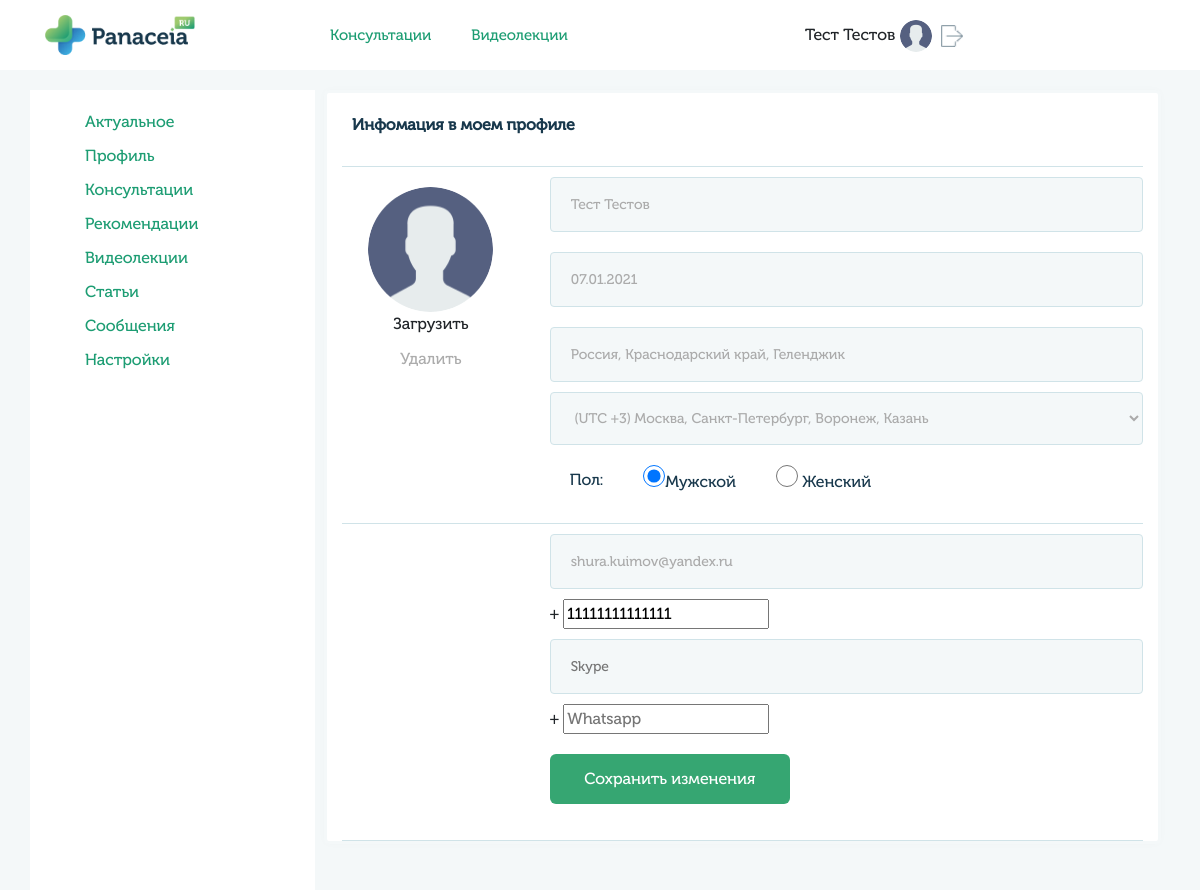
The page /profile/main/ (signed in) on the database as committed earlier.
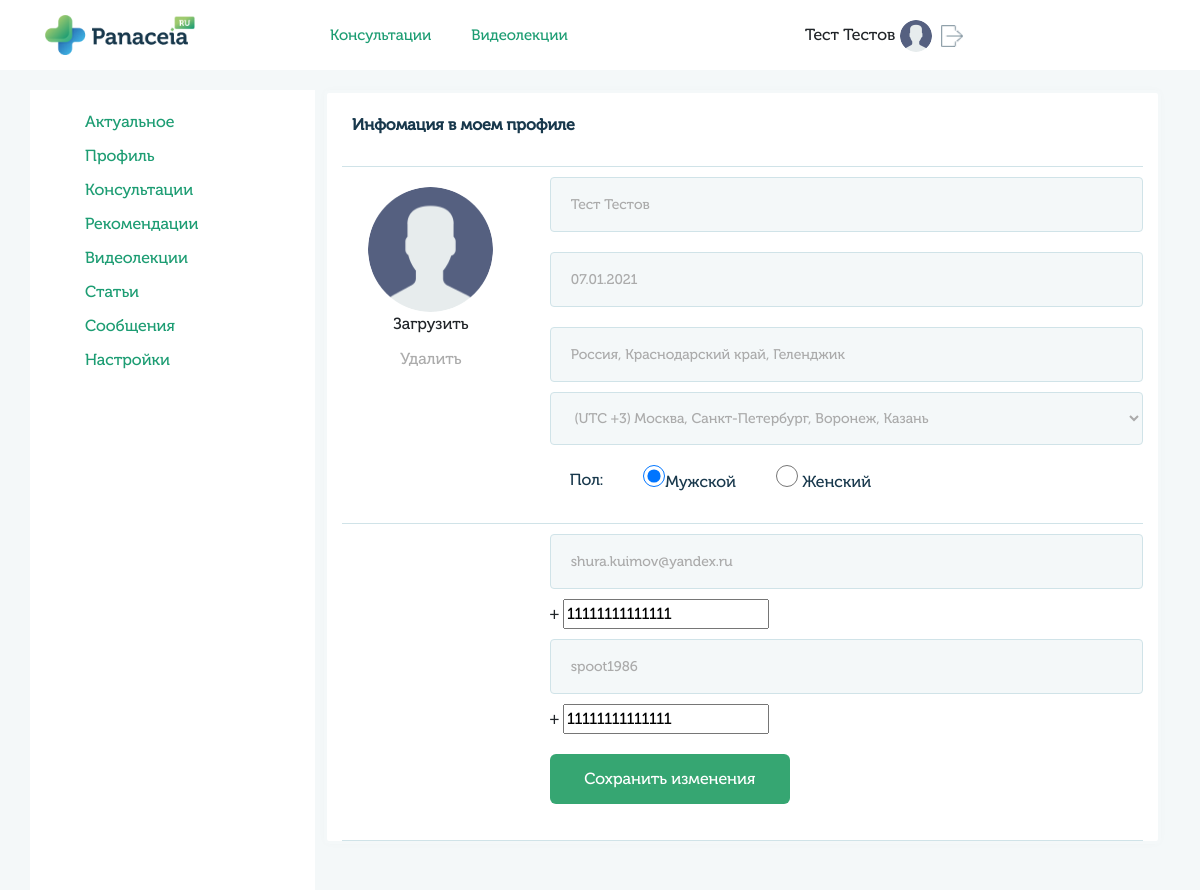
The same page on the database as committed later.
### userprofile/models.py (models this page shows, shortened)
class UserMain(models.Model):
    user = models.OneToOneField(User, on_delete=models.CASCADE)
    gender_list = (
        ('male', 'Мужской'),
        ('female', 'Женский')
    )
    queryset = TimeZone.objects.all()
    time_zone_list = []
    for i in queryset:
         time_zone_list.append((i.name, i.title))
    gender = models.CharField(blank=True,  max_length=6, choices=gender_list, verbose_name='Пол')
    avatar = models.ImageField(blank=True, upload_to='images/users', verbose_name='Изображение')
    fio = models.CharField(blank=True, max_length=100, verbose_name='ФИО')
    dob = models.CharField(blank=True, max_length=10, verbose_name='Дата рождения')
    city = models.CharField(blank=True, max_length=200, verbose_name='Город')
    time_zone = models.CharField(blank=True, max_length=200, choices=time_zone_list, verbose_name='Временная зона')
    skype = models.CharField(blank=True, max_length=50, verbose_name='Skype')
    whatsapp = models.CharField(blank=True, max_length=20, verbose_name='WhatsApp')
    phone = models.CharField(blank=True, max_length=20, verbose_name='Номер телефона')
    coords = models.CharField(blank=True, max_length=200, verbose_name='Координаты')
    class Meta:
        verbose_name = 'Профиль'
        verbose_name_plural = 'Профили'

### userprofile/views.py (the view, shortened to what this page needs)
# urls.py: path('profile/main/', views.profile_page_view, name='user_profile_main'),
@login_required
def profile_page_view(request):
    if request.user.is_authenticated:
        user_profile = UserMain.objects.get(user=request.user)
        user_doctor = UserDoctor.objects.get(user=request.user)
        user_spec = Specialty.objects.filter(content=request.user)
        user_associations = Associations.objects.filter(content=request.user)
        user_education = Education.objects.filter(content=request.user)
        user_qualification = Qualification.objects.filter(content=request.user)
        user_services = Service.objects.filter(content=request.user)
        user_documents = Document.objects.filter(content=request.user)
        timezone = TimeZone.objects.all()
        articles = Article.objects.all()
        specialty_list = SpecialtyList.objects.all()
        meetings = list()
        data = {
            'user_profile': user_profile,
            'user_doctor': user_doctor,
            'user_spec': user_spec,
            'user_associations': user_associations,
            'user_education': user_education,
            'user_qualification': user_qualification,
            'user_services': user_services,
            'user_documents': user_documents,
            'timezone': timezone,
            'articles': articles,
            'specialty_list': specialty_list,
            'meetings': meetings,
        }
        if request.path == '/profile/grafik/':
            if request.user.groups.filter(name='doctors').exists():
                return render(request, 'profile/grafik.html', data)
            else:
                return render(request, 'profile/consalt_user.html', data)
        if request.path == '/profile/info/':
            return render(request, 'profile/profile.html', data)
        if request.path == '/profile/main/':
            return render(request, 'profile/profile_main.html', data)
    else:
        return redirect('login')

### templates/profile/profile_main.html (shortened to what this page needs)
{% extends "base_generic.html" %}
{% block content %}
{% load static %}
<div class="col-md-9 px-4">
    <div class="row">
        <div class="col-md-12 block-info">
            <div class="row">
                <div class="col-md-5">
                    <h4>Инфомация в моем профиле</h4>
                </div>
                <div class="col-md-12">
                </div>
            </div>
            <div class="line"></div>
            <form action="{% url 'save_main_data' %}" method="POST" enctype="multipart/form-data">
                <div class="row">
                    <div class="col-md-3 central avatar">
                        {% if user_profile.avatar != '' %}
                            <img src="/media/{{user_profile.avatar}}" alt="" class="avatar_image">
                        {% else %}
                            <img src="{% static 'img/user.png' %}" alt="" class="avatar_image">
                        {% endif %}
                        <label for="avatar" style="cursor:pointer">Загрузить</label>
                        <br>
                        <a href="#" style="color:#acacac!important;" class="remove-avatar">Удалить</a>
                    </div>
                    <div class="col-md-9">
                        <input type="text" name="fio" value="{{user_profile.fio}}" minlength="3" maxlength="100" placeholder="ФИО" required>
                        <input type="text" name="dob" class="dob" value="{{user_profile.dob}}" maxlength="10" placeholder="Дата рождения (дд.мм.гггг)" required>
                        <input type="text" name="city" id="user-city" value="{{user_profile.city}}" minlength="3" maxlength="100" placeholder="Город" required>
                        <select class="" name="timezone">
                            {% for item in timezone %}
                                {% if user_profile.time_zone == item.name  %}
                                    <option value="{{ item.name }}">{{ item.title }}</option>
                                {% endif %}
                            {% endfor %}
                        </select>
                        <div class="sex-input">
                            <p>Пол:</p>
                            {%if user_profile.gender == "male" %}
                                <p><input type="radio" name="gender" value="male" checked>Мужской</p>
                            {% else %}
                                {%if user_profile.gender == "" %}
                                    <p><input type="radio" name="gender" value="male" checked>Мужской</p>
                                {% else %}
                                    <p><input type="radio" name="gender" value="male">Мужской</p>
                                {% endif %}
                            {% endif %}
                            {%if user_profile.gender == "female" %}
                                <p><input type="radio" name="gender" value="female" checked> Женский</p>
                            {% else %}
                                <p><input type="radio" name="gender" value="female"> Женский</p>
                            {% endif %}
                        </div>
                    </div>
                </div>
                <div class="line"></div>
                <div class="row">
                    <div class="col-md-12">
                        <div class="row">
                            <div class="col-md-3">
                            </div>
                            <div class="col-md-9">
                                <input type="text" name="email" value="{{user.email}}" minlength="5" maxlength="100" placeholder="E-mail">
                                + <input type="number" name="phone" value="{{user_profile.phone}}" maxlength="20" placeholder="Номер телефона" required>
                                <input type="text" name="skype" value="{{user_profile.skype}}" minlength="5" maxlength="50" placeholder="Skype">
                                + <input type="number" name="whatsapp" value="{{user_profile.whatsapp}}" maxlength="20" placeholder="Whatsapp">
                                <br>
                                <button type="submit" name="button">Сохранить изменения</button>
                            </div>
                        </div>
                    </div>
                </div>
            </form>
            <div class="line"></div>
        </div>
    </div>
</div>
{% endblock %}

### templates/base_generic.html (shortened to what this page needs)
<html>
<head>
     {% load static %}
    <link rel="stylesheet" href="{% static 'css/stylelk.css' %}">
    <link rel="stylesheet" href="{% static 'css/bootstrap.min.css' %}">
    <link rel="stylesheet" href="{% static 'css/jquery-ui.css' %}">
    <link rel="stylesheet" href="{% static 'css/jquery.weekcalendar.css' %}">
    <link rel="stylesheet" href="{% static 'css/jquery.scrollbar.css' %}" >
    <link rel="stylesheet" href="{% static 'css/sp-style.css' %}" >
</head>
<body>
    <header>
        <div class="container">
            <div class="row">
                <div class="col-3">
                    <a href="{% url 'home' %}" class="logo-header"><img src="{% static 'img/logo.png' %}" alt="">
                    </a>
                </div>
                <div class="col-5">
                    <div class="botton-header">
                        <a href="#">Консультации</a><a href="#">Видеолекции</a>
                    </div>
                </div>
                <div class="col-4 header-info">
                    {% if request.user.is_authenticated %}
                        <div class="name-person">
                            {{user_profile.fio}}
                            {% if user_profile.avatar != '' %}
                                <img style="width:32px; height: 32px; padding:5px auto; object-fit: cover; border-radius:100px;" src="/media/{{user_profile.avatar}}" alt="">
                            {% else %}
                                <img style="width:32px; height: 32px; padding:5px auto; object-fit: cover; border-radius:100px;" src="{% static 'img/user.png' %}" alt="">
                            {% endif %}
                            <a href="{% url 'logout' %}"><img src="{% static 'img/logout.png' %}" alt=""></a>
                        </div>
                    {% endif %}
                </div>
            </div>
        </div>
    </header>
    <div class="bodylk">
        <div class="container">
            <div class="row">
                {% block sidebar %}
                <div class="col-md-3 sidebar">
                    {% if user.groups.all.0.name == "users" %}
                        <ul>
                            <li><a href="{% url 'user_profile' %}">Актуальное</a></li>
                            <li><a href="{% url 'user_profile_main' %}">Профиль</a></li>
                            <li><a href="{% url 'user_profile_consalt_user' %}">Консультации</a></li>
                            <li><a href="{% url 'user_profile_recomend' %}">Рекомендации</a></li>
                            <li><a href="{% url 'user_profile_videos' %}">Видеолекции</a></li>
                            <li><a href="{% url 'user_profile_articles' %}">Статьи</a></li>
                            <li><a href="">Сообщения</a></li>
                            <li><a href="{% url 'user_profile_settings' %}">Настройки</a></li>
                        </ul>
                    {% endif %}
                </div>
                {% endblock %}
                {% block content %}{% endblock %}
            </div>
        </div>
    </div>
</body>
</html>

### static/css/stylelk.css (style rules this page uses)
a, abbr, acronym, address, applet, article, aside, audio, b, big, blockquote, body, canvas, caption, center, cite, code, dd, del, details, dfn, div, dl, dt, em, embed, fieldset, figcaption, figure, footer, form, h1, h2, h3, h4, h5, h6, header, hgroup, html, i, iframe, img, ins, kbd, label, legend, li, mark, menu, nav, object, ol, output, p, pre, q, ruby, s, samp, section, small, span, strike, strong, sub, summary, sup, table, tbody, td, tfoot, th, thead, time, tr, tt, u, ul, var, video { font-family: 'Museo Cyrl'; }
a { color: #1D9D73!important; text-decoration: none; background-color: transparent; -webkit-text-decoration-skip: objects; }
header { height: 70px; box-shadow: 0px 4px 8px rgba(0, 0, 0, 0.02); }
.logo-header img { margin-top:15px; height: 40px; }
.botton-header { line-height: 70px; }
.botton-header a { padding-right: 40px; font-size: 15px; line-height: 70px; color: #18384C; }
.name-person { line-height: 70px; }
.name-person a img { width: 22px; margin: 4px 5px; }
.bodylk { background:#F4F8F9; padding-top: 20px; }
.col-md-3.sidebar { min-height: calc(100vh); background: #fff; }
.sidebar ul { list-style-type: none; padding-top:10px; }
.sidebar ul li { padding-top:10px; }
.block-info { background: #fff; border: solid 3px #f4f8f9; border-radius: 5px; box-shadow: 0px 0px 8px rgba(0, 0, 0, 0.02); }
.line { height: 1px; background:#d0e3e8; border:5px; }
.block-info h4 { padding:24px 10px; font-style: normal; font-weight: 600; font-size: 16px; line-height: 16px; color: #18384C; }
.block-info p { padding: 24px 10px 0px;font-style: normal;font-weight: 200;font-size: 16px;line-height: 16px;color: #18384C; }
.block-info img { width: 60px; height: 60px; border-radius:50px; margin-bottom: 30px; }
.central { margin: auto; text-align: center; }
.central img { border-radius: 0px; margin-bottom: 0px; width: auto; height: auto; margin-top: 20px; }
.col-md-3.central.avatar { margin: 0px auto; }
.avatar a { line-height:30px; }
.col-md-3.central.avatar img { border-radius:100px; width:125px; height:125px; }
.block-info input[type="text"] { width: 100%; background: #F4F8F9; border: 1px solid #D0E3E8; box-sizing: border-box; border-radius: 4px; padding: 16px 20px; font-size: 14px; color: #ABABAB; margin:10px 0px; }
.block-info select { width: 100%; background: #F4F8F9; border: 1px solid #D0E3E8; box-sizing: border-box; border-radius: 4px; padding: 16px 20px; font-size: 14px; color: #ABABAB; margin-bottom:10px }
.sex-input { display: flex; }
.sex-input input[type=radio] { border: 1px solid #D0E3E8!important;box-sizing: border-box;border-radius: 4px;background-color: #F4F8F9!important;width: 22px;height: 22px; }
.sex-input p { padding:10px 20px; line-height: 30px; }
.block-info button { width: 240px; height: 50px; background: #36A672; border-radius: 6px; color:white; border:#36A672; margin:20px 0px 20px 0px; }

Rows that differ between the two databases and show on the page:
changed UserMain "Тест Тестов": skype (not shown) → "spoot1986"; whatsapp (not shown) → "11111111111111"
